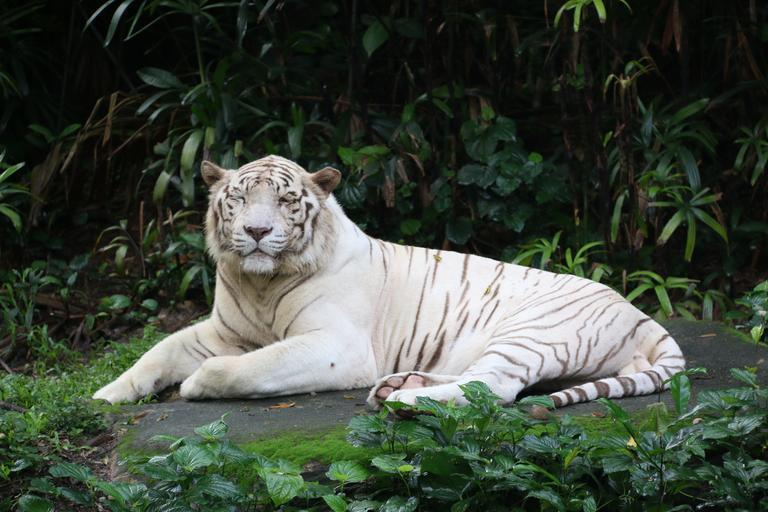
#> input picture image and preprecessing/tiger.jpg, 768 x 512 px
$ python reference.py   (older library calls are emulated)
#> lines starting #> are read from the running program, lines starting #| are printed output that depends on the picture; after the words box and inside, x2 and y2 are one past the last pixel; in counts of white or black regions, pixels touching at a corner belong together
import cv2
import numpy as np

# Load an image
image = cv2.imread('tiger.jpg', cv2.IMREAD_GRAYSCALE)
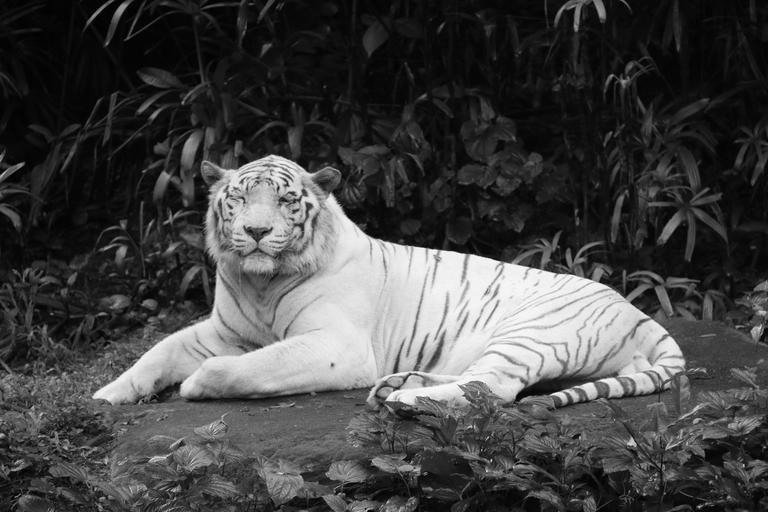
#> image: shape (512, 768); min 0, max 255, mean 69.5

# Check if image is loaded properly
if image is None:
    print("Could not open or find the image")
else:
    # Apply Sobel Edge Detection
    sobelx = cv2.Sobel(image, cv2.CV_64F, 1, 0, ksize=3)  # Sobel Edge Detection on the X axis
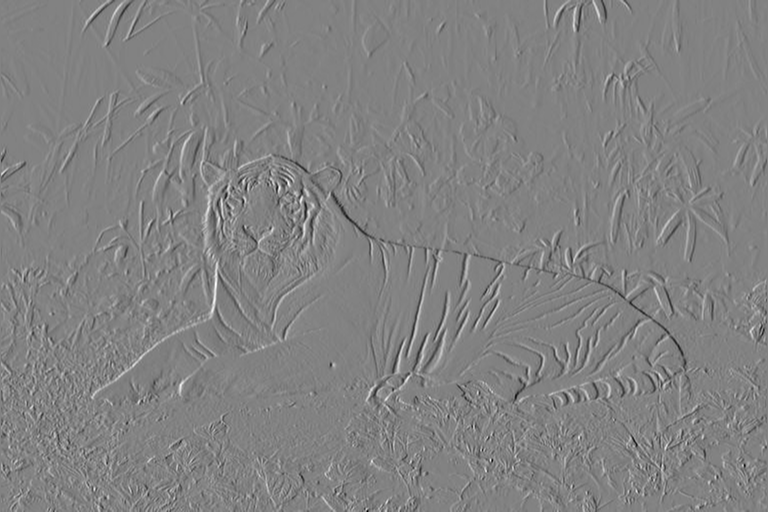
#> sobelx: shape (512, 768) float64; min -698, max 670, mean 0; drawn with min black and max white
    sobely = cv2.Sobel(image, cv2.CV_64F, 0, 1, ksize=3)  # Sobel Edge Detection on the Y axis
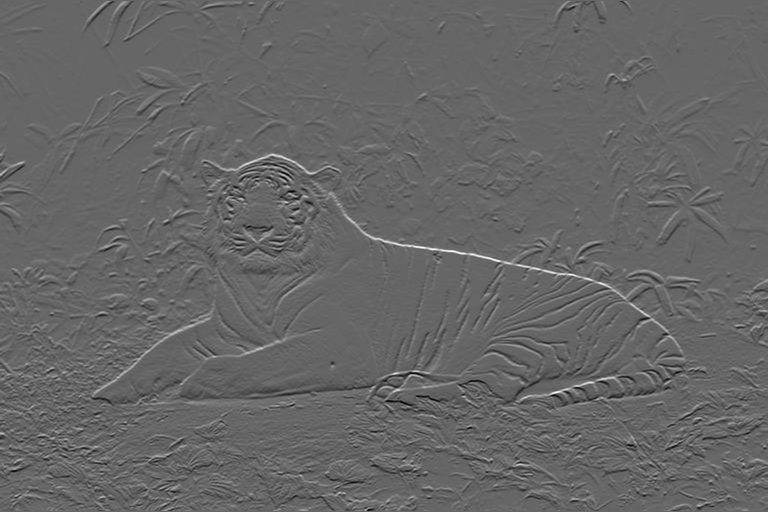
#> sobely: shape (512, 768) float64; min -624, max 931, mean 0.4; drawn with min black and max white

    # # Display original image
    # cv2.imshow('Original', image)


    # # Display the Sobel X
    # cv2.imshow('Sobel X', sobelx)

    # # Display the Sobel Y
    # cv2.imshow('Sobel Y', sobely)

    # Combine X and Y
    sobel_combined = cv2.bitwise_or(sobelx, sobely)
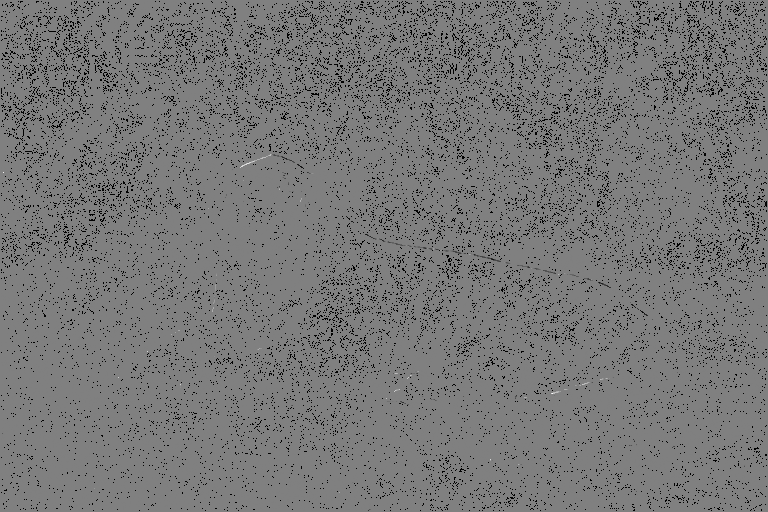
#> sobel_combined: shape (512, 768) float64; 6.53% of the values are NaN or infinite; the others: min -130816, max 128896, mean -104.2; drawn with min black, max white, NaN and infinite black

    _, thresholded = cv2.threshold(sobel_combined, 200, 255, cv2.THRESH_BINARY)
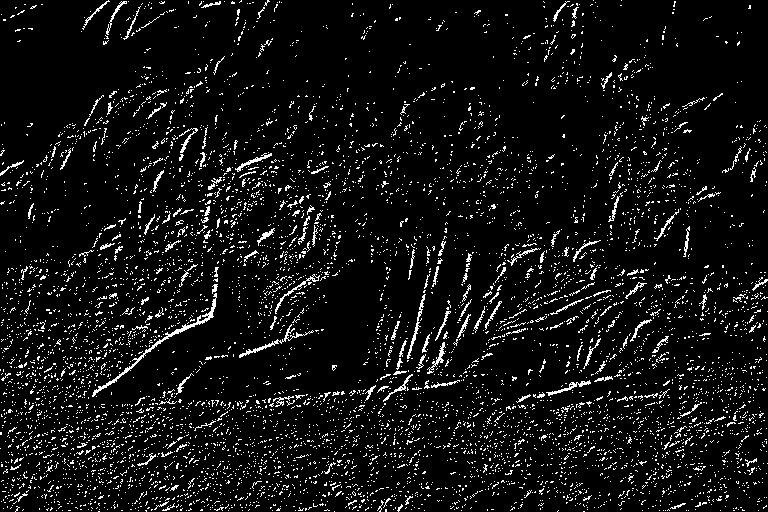
#> thresholded: shape (512, 768) float64; 7% white in thin lines or dots
    cv2.imshow('Sobel Combined', sobel_combined)
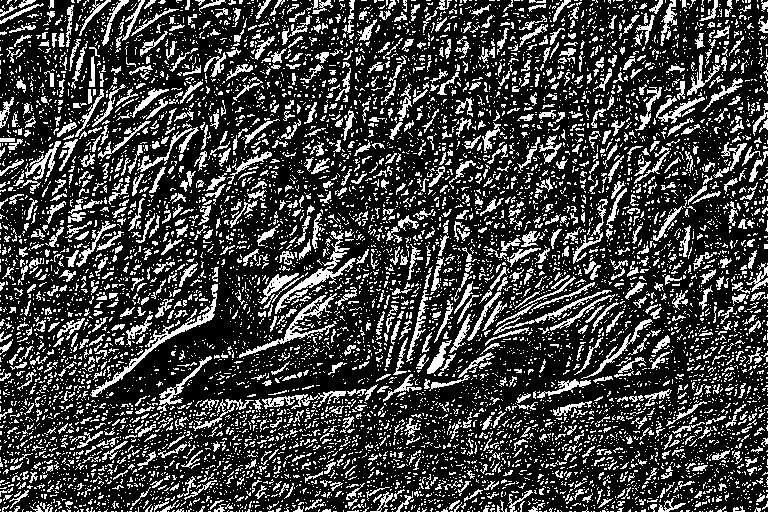
#> window 'Sobel Combined': shape (512, 768); 25% white in thin lines or dots

    cv2.imshow('Thresholded', thresholded)

    edges = cv2.Canny(image, threshold1=100, threshold2=200)
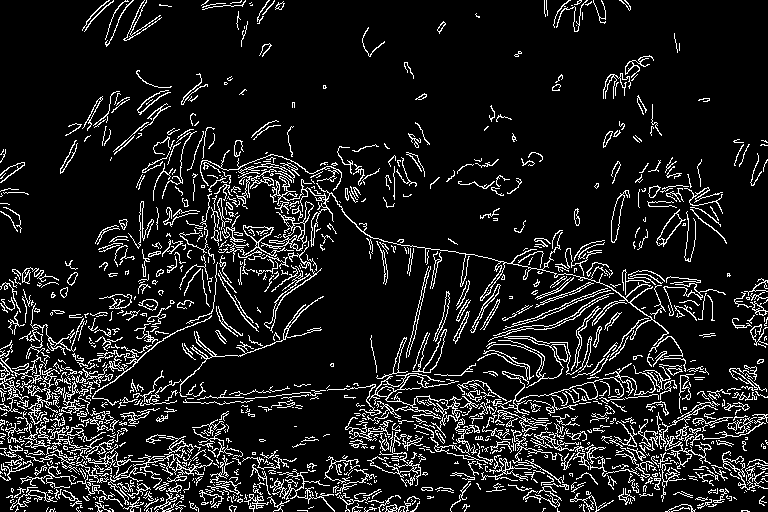
#> edges: shape (512, 768); 11.1% white in thin lines or dots

    # Display the edges
    cv2.imshow('Canny Edges', edges)


    cv2.waitKey(0)
    cv2.destroyAllWindows()

$ run again, with image and preprecessing/flower.jpg copied over image and preprecessing/tiger.jpg
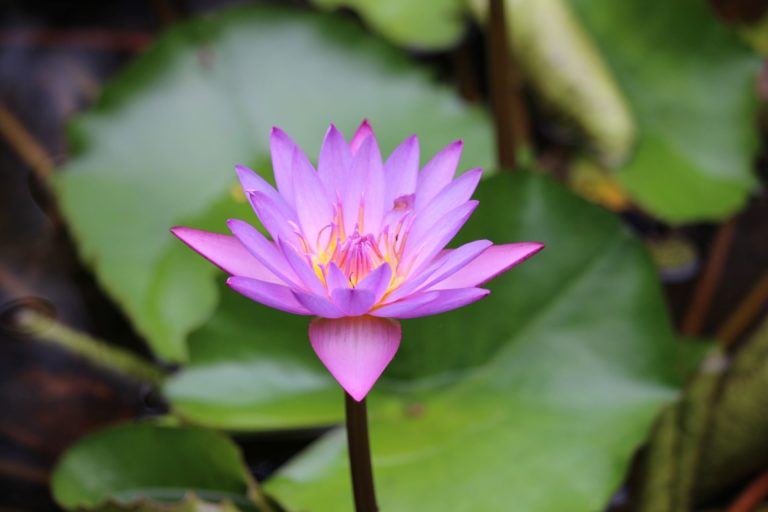
#> input picture image and preprecessing/flower.jpg, 768 x 512 px
#> `_, thresholded = cv2.threshold(sobel_combined, 200, 255, cv2.THRESH_BI..`:
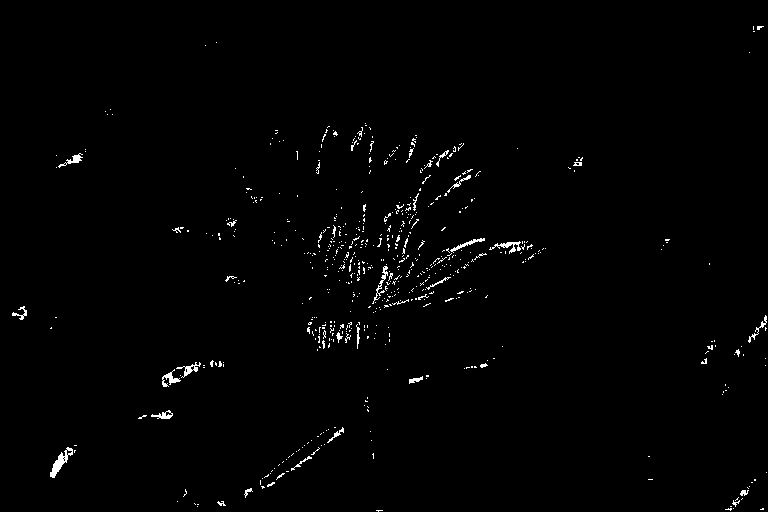
#> thresholded: shape (512, 768) float64; 1.1% white in thin lines or dots
#> `edges = cv2.Canny(image, threshold1=100, threshold2=200)`:
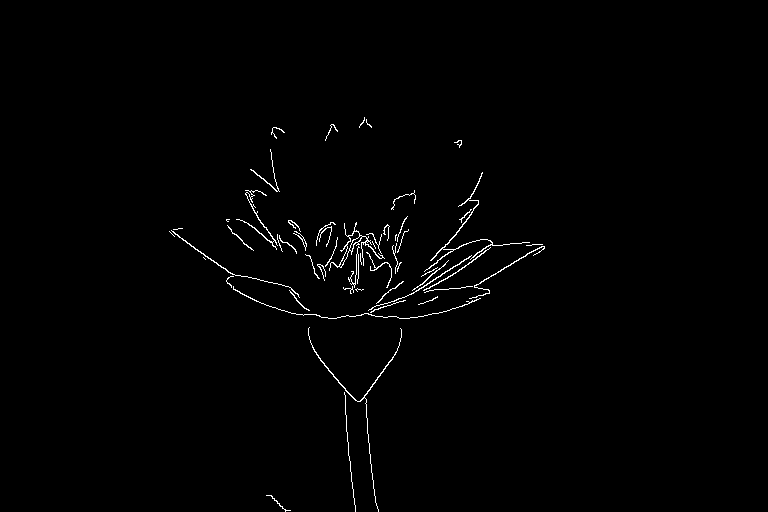
#> edges: shape (512, 768); 0.93% white in thin lines or dots, all inside (x1, y1, x2, y2) = (169, 117, 545, 512)

$ run again, with image and preprecessing/iguana.jpg copied over image and preprecessing/tiger.jpg
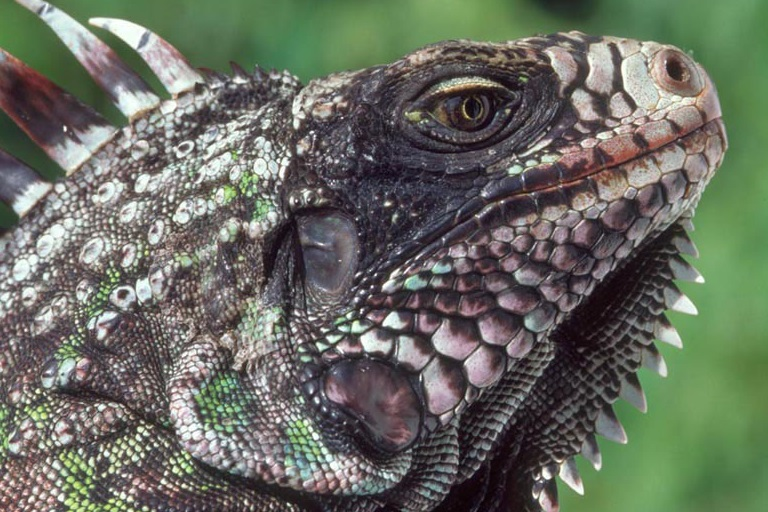
#> input picture image and preprecessing/iguana.jpg, 768 x 512 px
#> `_, thresholded = cv2.threshold(sobel_combined, 200, 255, cv2.THRESH_BI..`:
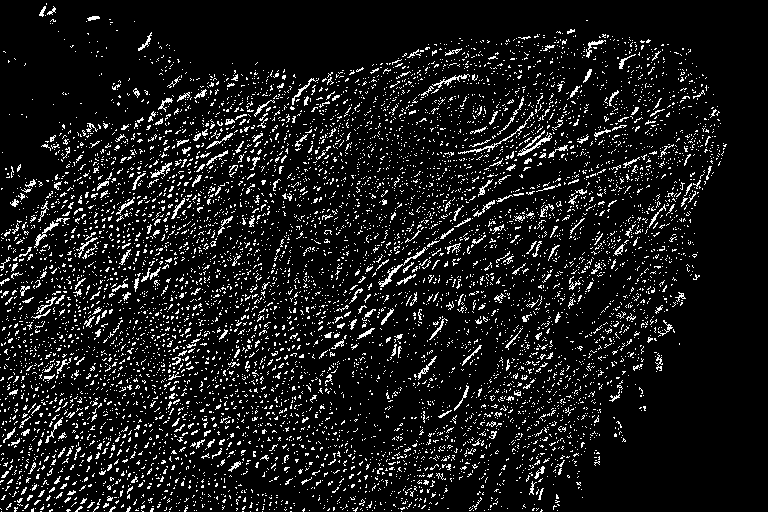
#> thresholded: shape (512, 768) float64; 9.7% white in thin lines or dots
#> `edges = cv2.Canny(image, threshold1=100, threshold2=200)`:
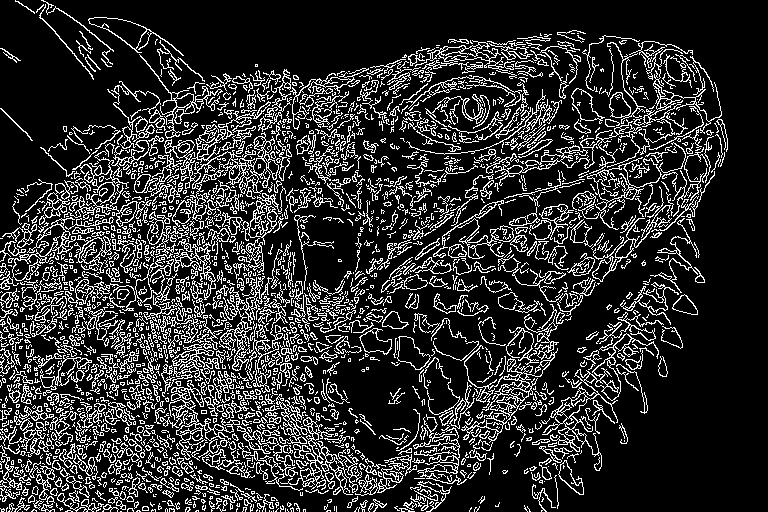
#> edges: shape (512, 768); 18.3% white in thin lines or dots

$ run again, with image and preprecessing/iguana_480.jpg copied over image and preprecessing/tiger.jpg
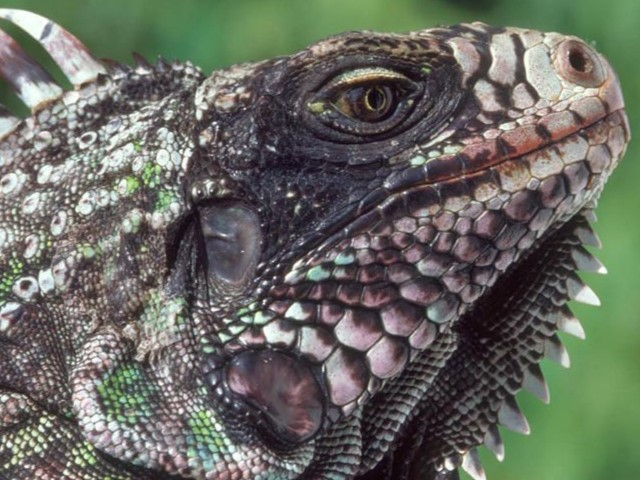
#> input picture image and preprecessing/iguana_480.jpg, 640 x 480 px
#> thresholded: shape (480, 640) float64; 9.8% white in thin lines or dots
#> `edges = cv2.Canny(image, threshold1=100, threshold2=200)`:
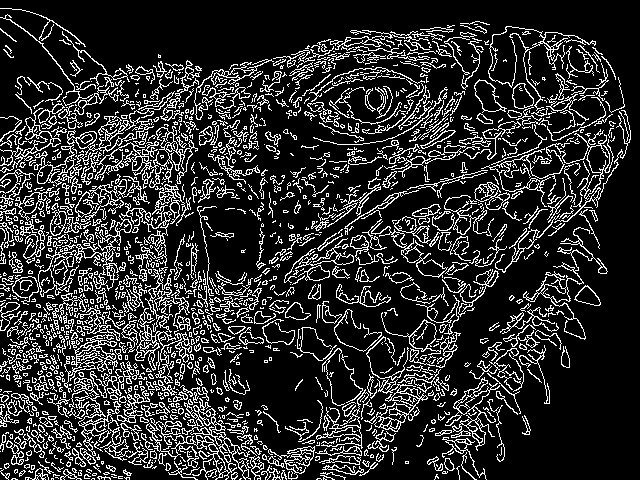
#> edges: shape (480, 640); 18% white in thin lines or dots
